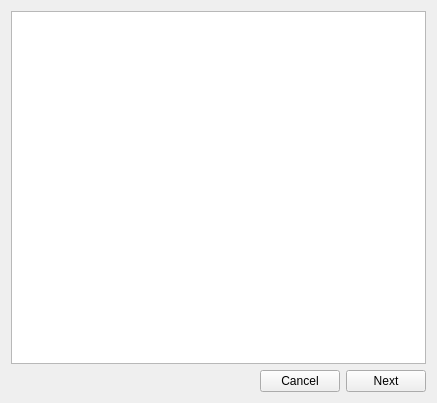
<?xml version="1.0" encoding="UTF-8"?>
<ui version="4.0">
 <class>Generator</class>
 <widget class="QWidget" name="Generator">
  <property name="geometry">
   <rect>
    <x>0</x>
    <y>0</y>
    <width>437</width>
    <height>403</height>
   </rect>
  </property>
  <property name="windowTitle">
   <string>Generation...</string>
  </property>
  <property name="windowIcon">
   <iconset resource="../../share/mainResources.qrc">
    <normaloff>:/icons/images/new/finish.png</normaloff>:/icons/images/new/finish.png</iconset>
  </property>
  <layout class="QVBoxLayout" name="verticalLayout">
   <item>
    <widget class="QListWidget" name="lwLog"/>
   </item>
   <item>
    <layout class="QHBoxLayout" name="horizontalLayout">
     <item>
      <spacer name="horizontalSpacer">
       <property name="orientation">
        <enum>Qt::Horizontal</enum>
       </property>
       <property name="sizeHint" stdset="0">
        <size>
         <width>40</width>
         <height>20</height>
        </size>
       </property>
      </spacer>
     </item>
     <item>
      <widget class="QPushButton" name="pbCancel">
       <property name="text">
        <string>Cancel</string>
       </property>
       <property name="icon">
        <iconset resource="../../share/mainResources.qrc">
         <normaloff>:/icons/images/new/gtk-no.png</normaloff>:/icons/images/new/gtk-no.png</iconset>
       </property>
      </widget>
     </item>
     <item>
      <widget class="QPushButton" name="pbNext">
       <property name="text">
        <string>Next</string>
       </property>
       <property name="icon">
        <iconset resource="../../share/mainResources.qrc">
         <normaloff>:/icons/images/new/stock_right.png</normaloff>:/icons/images/new/stock_right.png</iconset>
       </property>
      </widget>
     </item>
    </layout>
   </item>
  </layout>
 </widget>
 <resources>
  <include location="../../share/mainResources.qrc"/>
 </resources>
 <connections/>
</ui>
